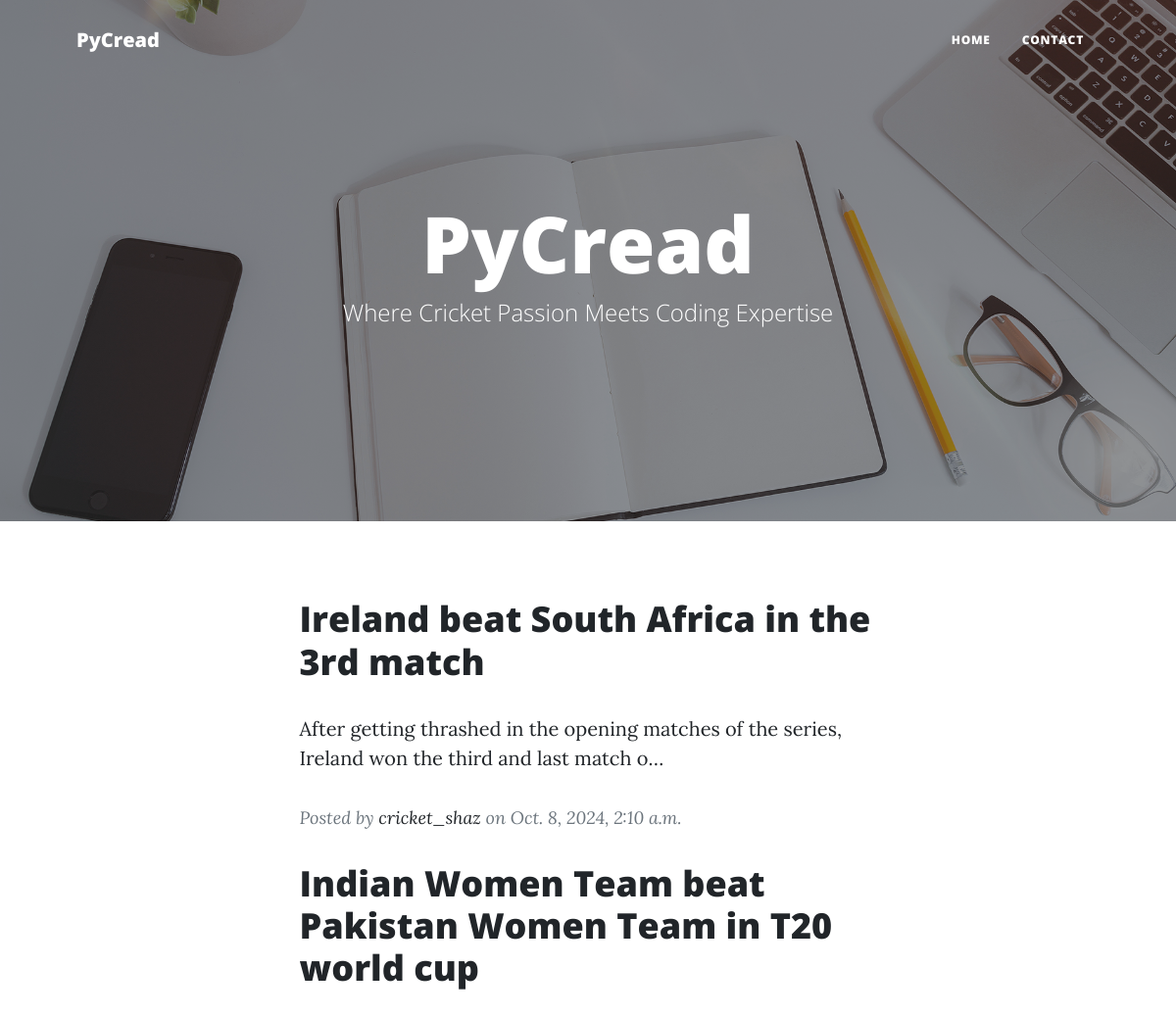
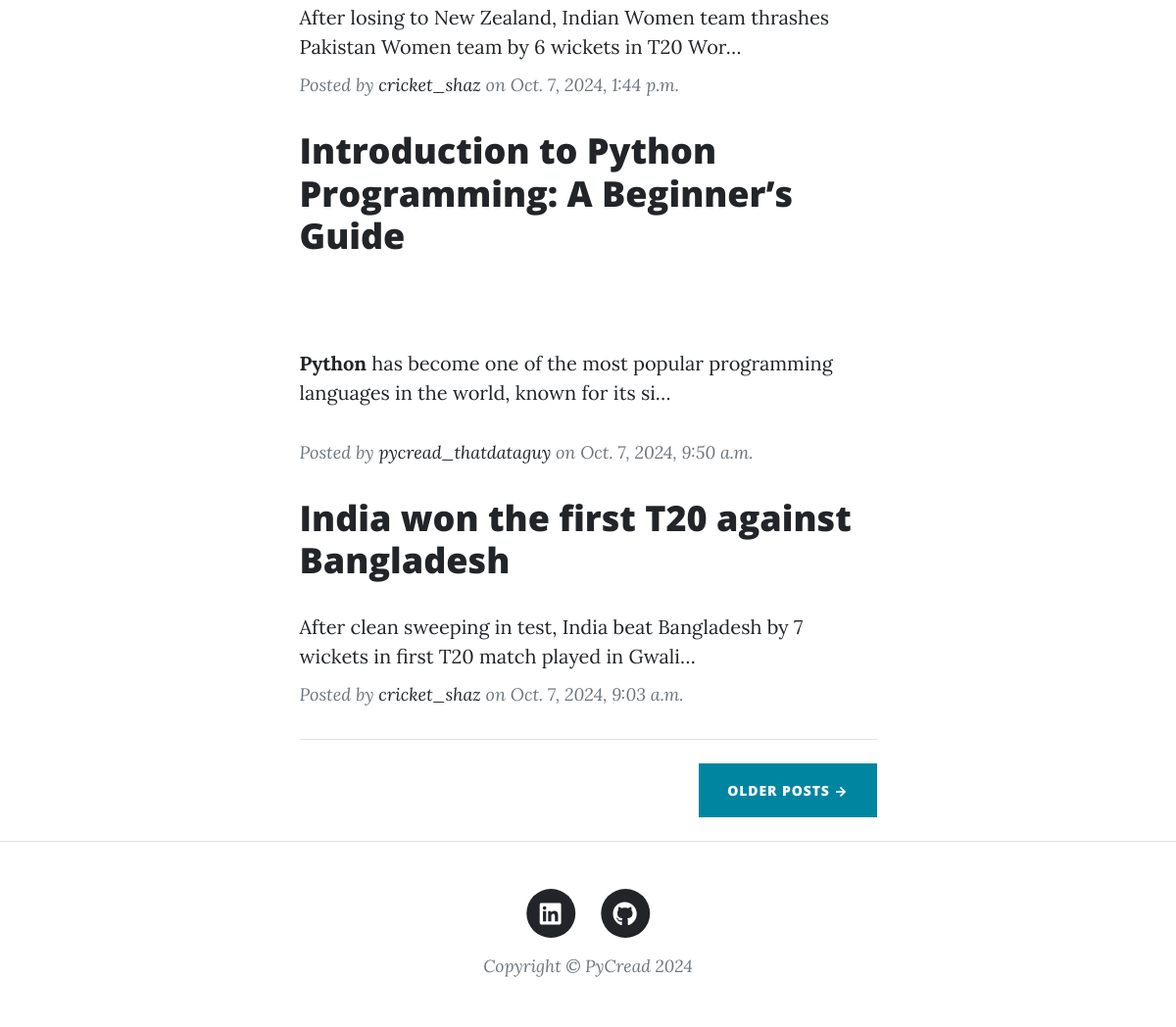
Screenshot of /pycread/ with the database file from the repository (2 pictures, top to bottom).
### blog/models.py (models this page shows, shortened)
class Post(models.Model):
	title = models.CharField(max_length=255)
	content = RichTextField()
	category = models.ForeignKey(Category,null=True, on_delete=models.PROTECT)
	created_at = models.DateTimeField(auto_now_add=True)
	updated_at = models.DateTimeField(auto_now = True)
	author = models.ForeignKey(User, on_delete=models.CASCADE)
	post_image = models.ImageField(upload_to='post_image', null=True, blank=True)
	featured_image = models.ImageField(upload_to='featured_photo', null=True, blank=True)
	tags = TaggableManager()
	class Meta:
		verbose_name = 'Post'
		verbose_name_plural = 'Posts'

### blog/views.py (the view)
# urls.py: path('', views.index, name='home'),
def index(request):
	posts = Post.objects.all().order_by('-created_at')
	context = {
	'posts' : posts
	}
	return render(request,'blog/index.html', context)

### blog/templates/blog/index.html (shortened to what this page needs)
{% extends 'blog/base_home.html' %}
{% block content %}
        <div class="container px-4 px-lg-5">
            <div class="row gx-4 gx-lg-5 justify-content-center">
                <div class="col-md-10 col-lg-8 col-xl-7">
                    <div class="post-preview">
                        {% for post in posts %}
                        <a href="{% url 'post_detail' post.id %}">
                            <h2 class="post-title">{{ post.title }}</h2>
                            <p class="post-content">{{ post.content|safe|truncatechars_html:100 }}</p>
                        </a>
                        <p class="post-meta">
                            Posted by
                            <a href="#!">{{ post.author }}</a>
                            on {{post.created_at}}
                        </p>
                        {% endfor %}
                    </div>
                    <hr class="my-4" />
                    <div class="d-flex justify-content-end mb-4"><a class="btn btn-primary text-uppercase" href="#!">Older Posts →</a></div>
                </div>
            </div>
        </div>
 {% endblock content %}

### rows the page displays
Post: title "Ireland beat South Africa in the 3rd match", content "After getting thrashed in the opening matches of the series, Ireland won the third and last match o…", author "cricket_shaz", created_at "Oct. 8, 2024, 2:10 a.m."
Post: title "Indian Women Team beat Pakistan Women Team in T20 world cup", content "After losing to New Zealand, Indian Women team thrashes Pakistan Women team by 6 wickets in T20 Wor…", author "cricket_shaz", created_at "Oct. 7, 2024, 1:44 p.m."
Post: title "Introduction to Python Programming: A Beginner’s Guide", content "Python has become one of the most popular programming languages in the world, known for its si…", author "pycread_thatdataguy", created_at "Oct. 7, 2024, 9:50 a.m."
Post: title "India won the first T20 against Bangladesh", content "After clean sweeping in test, India beat Bangladesh by 7 wickets in first T20 match played in Gwali…", author "cricket_shaz", created_at "Oct. 7, 2024, 9:03 a.m."
